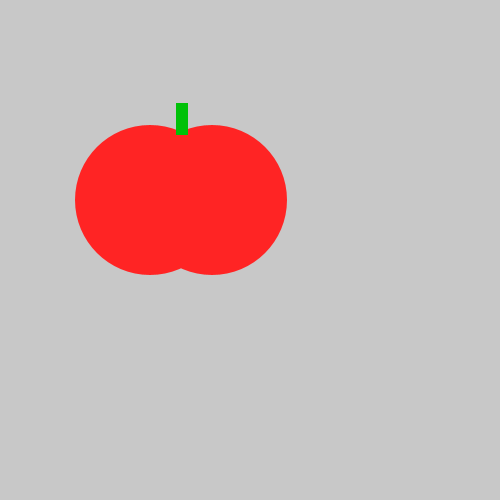
Frame 1 (no input)
Frame 60 (the mouse pressed at the canvas centre just before this capture): identical to frame 1, image omitted
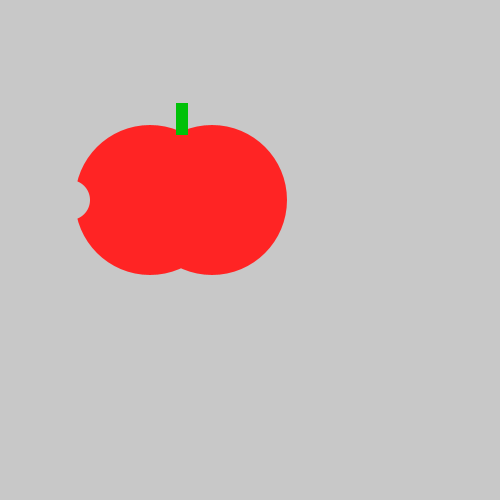
Frame 120 (the mouse held since frame 60 and released just before this capture)

The Processing sketch that drew these frames (run headless with seeded random() and noise(); from frame 60 on, the mouse is pressed at the canvas centre):

// Processing sketch: tasty_tomato
// ── tasty_tomato.pde
void setup() {
    size(500, 500);
}
void draw() {
    background(200, 200, 200);
    noStroke();
    fill(#FF2424);
    ellipse(150, 200, 150, 150);
    ellipse(212, 200, 150, 150);
    fill(#00C108);
    rect(176, 103, 12, 32);
    if(mousePressed) {
      fill(200, 200, 200);
    ellipse(70, 200, 40, 40);
    }
}
